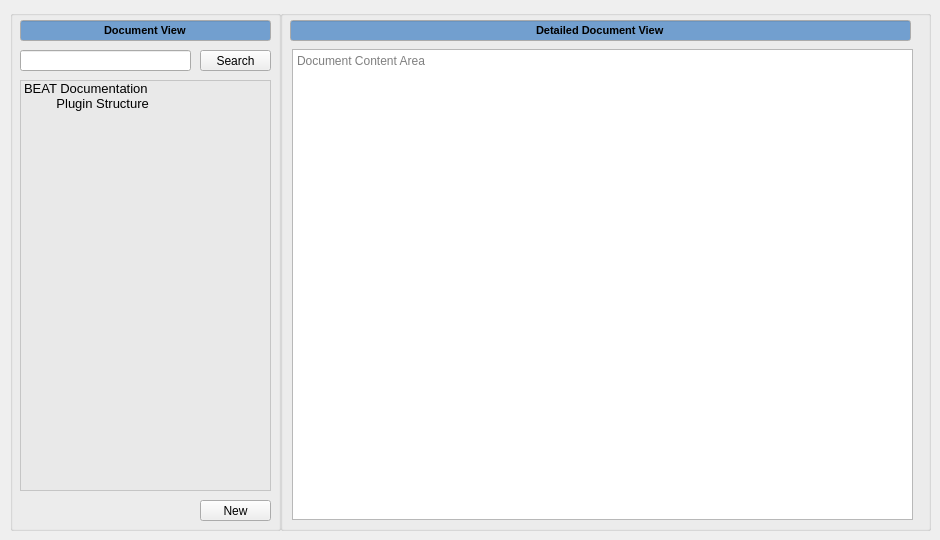
   <widget class="QWidget" name="Documentation">
    <attribute name="title">
     <string>Documentation</string>
    </attribute>
    <widget class="QGroupBox" name="document_view_groupbox">
     <property name="geometry">
      <rect>
       <x>10</x>
       <y>10</y>
       <width>271</width>
       <height>521</height>
      </rect>
     </property>
     <property name="title">
      <string/>
     </property>
     <widget class="QLineEdit" name="document_view_lineedit">
      <property name="geometry">
       <rect>
        <x>10</x>
        <y>10</y>
        <width>251</width>
        <height>21</height>
       </rect>
      </property>
      <property name="palette">
       <palette>
        <active>
         <colorrole role="Base">
          <brush brushstyle="SolidPattern">
           <color alpha="255">
            <red>114</red>
            <green>159</green>
            <blue>207</blue>
           </color>
          </brush>
         </colorrole>
        </active>
        <inactive>
         <colorrole role="Base">
          <brush brushstyle="SolidPattern">
           <color alpha="255">
            <red>114</red>
            <green>159</green>
            <blue>207</blue>
           </color>
          </brush>
         </colorrole>
        </inactive>
        <disabled>
         <colorrole role="Base">
          <brush brushstyle="SolidPattern">
           <color alpha="255">
            <red>255</red>
            <green>255</green>
            <blue>255</blue>
           </color>
          </brush>
         </colorrole>
        </disabled>
       </palette>
      </property>
      <property name="font">
       <font>
        <pointsize>8</pointsize>
        <weight>75</weight>
        <bold>true</bold>
       </font>
      </property>
      <property name="autoFillBackground">
       <bool>false</bool>
      </property>
      <property name="text">
       <string>Document View</string>
      </property>
      <property name="alignment">
       <set>Qt::AlignCenter</set>
      </property>
      <property name="readOnly">
       <bool>true</bool>
      </property>
     </widget>
     <widget class="QLineEdit" name="document_view_search_lineedit">
      <property name="geometry">
       <rect>
        <x>10</x>
        <y>40</y>
        <width>171</width>
        <height>21</height>
       </rect>
      </property>
      <property name="palette">
       <palette>
        <active>
         <colorrole role="WindowText">
          <brush brushstyle="SolidPattern">
           <color alpha="255">
            <red>0</red>
            <green>0</green>
            <blue>0</blue>
           </color>
          </brush>
         </colorrole>
         <colorrole role="Dark">
          <brush brushstyle="SolidPattern">
           <color alpha="255">
            <red>119</red>
            <green>119</green>
            <blue>118</blue>
           </color>
          </brush>
         </colorrole>
         <colorrole role="Mid">
          <brush brushstyle="SolidPattern">
           <color alpha="255">
            <red>159</red>
            <green>159</green>
            <blue>157</blue>
           </color>
          </brush>
         </colorrole>
         <colorrole role="Text">
          <brush brushstyle="SolidPattern">
           <color alpha="255">
            <red>203</red>
            <green>203</green>
            <blue>203</blue>
           </color>
          </brush>
         </colorrole>
         <colorrole role="ButtonText">
          <brush brushstyle="SolidPattern">
           <color alpha="255">
            <red>0</red>
            <green>0</green>
            <blue>0</blue>
           </color>
          </brush>
         </colorrole>
         <colorrole role="Base">
          <brush brushstyle="SolidPattern">
           <color alpha="255">
            <red>255</red>
            <green>255</green>
            <blue>255</blue>
           </color>
          </brush>
         </colorrole>
         <colorrole role="Window">
          <brush brushstyle="SolidPattern">
           <color alpha="255">
            <red>238</red>
            <green>238</green>
            <blue>236</blue>
           </color>
          </brush>
         </colorrole>
         <colorrole role="Shadow">
          <brush brushstyle="SolidPattern">
           <color alpha="255">
            <red>0</red>
            <green>0</green>
            <blue>0</blue>
           </color>
          </brush>
         </colorrole>
         <colorrole role="AlternateBase">
          <brush brushstyle="SolidPattern">
           <color alpha="255">
            <red>184</red>
            <green>184</green>
            <blue>184</blue>
           </color>
          </brush>
         </colorrole>
         <colorrole role="ToolTipBase">
          <brush brushstyle="SolidPattern">
           <color alpha="255">
            <red>255</red>
            <green>255</green>
            <blue>220</blue>
           </color>
          </brush>
         </colorrole>
         <colorrole role="ToolTipText">
          <brush brushstyle="SolidPattern">
           <color alpha="255">
            <red>0</red>
            <green>0</green>
            <blue>0</blue>
           </color>
          </brush>
         </colorrole>
         <colorrole role="PlaceholderText">
          <brush brushstyle="NoBrush">
           <color alpha="128">
            <red>203</red>
            <green>203</green>
            <blue>203</blue>
           </color>
          </brush>
         </colorrole>
        </active>
        <inactive>
         <colorrole role="WindowText">
          <brush brushstyle="SolidPattern">
           <color alpha="255">
            <red>0</red>
            <green>0</green>
            <blue>0</blue>
           </color>
          </brush>
         </colorrole>
         <colorrole role="Dark">
          <brush brushstyle="SolidPattern">
           <color alpha="255">
            <red>119</red>
            <green>119</green>
            <blue>118</blue>
           </color>
          </brush>
         </colorrole>
         <colorrole role="Mid">
          <brush brushstyle="SolidPattern">
           <color alpha="255">
            <red>159</red>
            <green>159</green>
            <blue>157</blue>
           </color>
          </brush>
         </colorrole>
         <colorrole role="Text">
          <brush brushstyle="SolidPattern">
           <color alpha="255">
            <red>203</red>
            <green>203</green>
            <blue>203</blue>
           </color>
          </brush>
         </colorrole>
         <colorrole role="ButtonText">
          <brush brushstyle="SolidPattern">
           <color alpha="255">
            <red>0</red>
            <green>0</green>
            <blue>0</blue>
           </color>
          </brush>
         </colorrole>
         <colorrole role="Base">
          <brush brushstyle="SolidPattern">
           <color alpha="255">
            <red>255</red>
            <green>255</green>
            <blue>255</blue>
           </color>
          </brush>
         </colorrole>
         <colorrole role="Window">
          <brush brushstyle="SolidPattern">
           <color alpha="255">
            <red>238</red>
            <green>238</green>
            <blue>236</blue>
           </color>
          </brush>
         </colorrole>
         <colorrole role="Shadow">
          <brush brushstyle="SolidPattern">
           <color alpha="255">
            <red>0</red>
            <green>0</green>
            <blue>0</blue>
           </color>
          </brush>
         </colorrole>
         <colorrole role="AlternateBase">
          <brush brushstyle="SolidPattern">
           <color alpha="255">
            <red>184</red>
            <green>184</green>
            <blue>184</blue>
           </color>
          </brush>
         </colorrole>
         <colorrole role="ToolTipBase">
          <brush brushstyle="SolidPattern">
           <color alpha="255">
            <red>255</red>
            <green>255</green>
            <blue>220</blue>
           </color>
          </brush>
         </colorrole>
         <colorrole role="ToolTipText">
          <brush brushstyle="SolidPattern">
           <color alpha="255">
            <red>0</red>
            <green>0</green>
            <blue>0</blue>
           </color>
          </brush>
         </colorrole>
         <colorrole role="PlaceholderText">
          <brush brushstyle="NoBrush">
           <color alpha="128">
            <red>203</red>
            <green>203</green>
            <blue>203</blue>
           </color>
          </brush>
         </colorrole>
        </inactive>
        <disabled>
         <colorrole role="WindowText">
          <brush brushstyle="SolidPattern">
           <color alpha="255">
            <red>119</red>
            <green>119</green>
            <blue>118</blue>
           </color>
          </brush>
         </colorrole>
         <colorrole role="Dark">
          <brush brushstyle="SolidPattern">
           <color alpha="255">
            <red>119</red>
            <green>119</green>
            <blue>118</blue>
           </color>
          </brush>
         </colorrole>
         <colorrole role="Mid">
          <brush brushstyle="SolidPattern">
           <color alpha="255">
            <red>159</red>
            <green>159</green>
            <blue>157</blue>
           </color>
          </brush>
         </colorrole>
         <colorrole role="Text">
          <brush brushstyle="SolidPattern">
           <color alpha="255">
            <red>119</red>
            <green>119</green>
            <blue>118</blue>
           </color>
          </brush>
         </colorrole>
         <colorrole role="ButtonText">
          <brush brushstyle="SolidPattern">
           <color alpha="255">
            <red>119</red>
            <green>119</green>
            <blue>118</blue>
           </color>
          </brush>
         </colorrole>
         <colorrole role="Base">
          <brush brushstyle="SolidPattern">
           <color alpha="255">
            <red>238</red>
            <green>238</green>
            <blue>236</blue>
           </color>
          </brush>
         </colorrole>
         <colorrole role="Window">
          <brush brushstyle="SolidPattern">
           <color alpha="255">
            <red>238</red>
            <green>238</green>
            <blue>236</blue>
           </color>
          </brush>
         </colorrole>
         <colorrole role="Shadow">
          <brush brushstyle="SolidPattern">
           <color alpha="255">
            <red>0</red>
            <green>0</green>
            <blue>0</blue>
           </color>
          </brush>
         </colorrole>
         <colorrole role="AlternateBase">
          <brush brushstyle="SolidPattern">
           <color alpha="255">
            <red>184</red>
            <green>184</green>
            <blue>184</blue>
           </color>
          </brush>
         </colorrole>
         <colorrole role="ToolTipBase">
          <brush brushstyle="SolidPattern">
           <color alpha="255">
            <red>255</red>
            <green>255</green>
            <blue>220</blue>
           </color>
          </brush>
         </colorrole>
         <colorrole role="ToolTipText">
          <brush brushstyle="SolidPattern">
           <color alpha="255">
            <red>0</red>
            <green>0</green>
            <blue>0</blue>
           </color>
          </brush>
         </colorrole>
         <colorrole role="PlaceholderText">
          <brush brushstyle="NoBrush">
           <color alpha="128">
            <red>203</red>
            <green>203</green>
            <blue>203</blue>
           </color>
          </brush>
         </colorrole>
        </disabled>
       </palette>
      </property>
      <property name="font">
       <font>
        <pointsize>8</pointsize>
       </font>
      </property>
      <property name="text">
       <string/>
      </property>
     </widget>
     <widget class="QPushButton" name="document_view_search_button">
      <property name="geometry">
       <rect>
        <x>190</x>
        <y>40</y>
        <width>71</width>
        <height>21</height>
       </rect>
      </property>
      <property name="text">
       <string>Search</string>
      </property>
     </widget>
     <widget class="QListWidget" name="document_view_listwidget">
      <property name="geometry">
       <rect>
        <x>10</x>
        <y>70</y>
        <width>251</width>
        <height>411</height>
       </rect>
      </property>
      <property name="palette">
       <palette>
        <active>
         <colorrole role="WindowText">
          <brush brushstyle="SolidPattern">
           <color alpha="255">
            <red>0</red>
            <green>0</green>
            <blue>0</blue>
           </color>
          </brush>
         </colorrole>
         <colorrole role="Button">
          <brush brushstyle="SolidPattern">
           <color alpha="255">
            <red>255</red>
            <green>255</green>
            <blue>255</blue>
           </color>
          </brush>
         </colorrole>
         <colorrole role="Light">
          <brush brushstyle="SolidPattern">
           <color alpha="255">
            <red>255</red>
            <green>255</green>
            <blue>255</blue>
           </color>
          </brush>
         </colorrole>
         <colorrole role="Midlight">
          <brush brushstyle="SolidPattern">
           <color alpha="255">
            <red>255</red>
            <green>255</green>
            <blue>255</blue>
           </color>
          </brush>
         </colorrole>
         <colorrole role="Dark">
          <brush brushstyle="SolidPattern">
           <color alpha="255">
            <red>127</red>
            <green>127</green>
            <blue>127</blue>
           </color>
          </brush>
         </colorrole>
         <colorrole role="Mid">
          <brush brushstyle="SolidPattern">
           <color alpha="255">
            <red>170</red>
            <green>170</green>
            <blue>170</blue>
           </color>
          </brush>
         </colorrole>
         <colorrole role="Text">
          <brush brushstyle="SolidPattern">
           <color alpha="255">
            <red>0</red>
            <green>0</green>
            <blue>0</blue>
           </color>
          </brush>
         </colorrole>
         <colorrole role="BrightText">
          <brush brushstyle="SolidPattern">
           <color alpha="255">
            <red>255</red>
            <green>255</green>
            <blue>255</blue>
           </color>
          </brush>
         </colorrole>
         <colorrole role="Base">
          <brush brushstyle="SolidPattern">
           <color alpha="142">
            <red>229</red>
            <green>229</green>
            <blue>229</blue>
           </color>
          </brush>
         </colorrole>
         <colorrole role="Window">
          <brush brushstyle="SolidPattern">
           <color alpha="255">
            <red>255</red>
            <green>255</green>
            <blue>255</blue>
           </color>
          </brush>
         </colorrole>
         <colorrole role="Shadow">
          <brush brushstyle="SolidPattern">
           <color alpha="255">
            <red>0</red>
            <green>0</green>
            <blue>0</blue>
           </color>
          </brush>
         </colorrole>
         <colorrole role="AlternateBase">
          <brush brushstyle="SolidPattern">
           <color alpha="255">
            <red>255</red>
            <green>255</green>
            <blue>255</blue>
           </color>
          </brush>
         </colorrole>
         <colorrole role="ToolTipBase">
          <brush brushstyle="SolidPattern">
           <color alpha="255">
            <red>255</red>
            <green>255</green>
            <blue>220</blue>
           </color>
          </brush>
         </colorrole>
         <colorrole role="ToolTipText">
          <brush brushstyle="SolidPattern">
           <color alpha="255">
            <red>0</red>
            <green>0</green>
            <blue>0</blue>
           </color>
          </brush>
         </colorrole>
         <colorrole role="PlaceholderText">
          <brush brushstyle="NoBrush">
           <color alpha="128">
            <red>0</red>
            <green>0</green>
            <blue>0</blue>
           </color>
          </brush>
         </colorrole>
        </active>
        <inactive>
         <colorrole role="WindowText">
          <brush brushstyle="SolidPattern">
           <color alpha="255">
            <red>0</red>
            <green>0</green>
            <blue>0</blue>
           </color>
          </brush>
         </colorrole>
         <colorrole role="Button">
          <brush brushstyle="SolidPattern">
           <color alpha="255">
            <red>255</red>
            <green>255</green>
            <blue>255</blue>
           </color>
          </brush>
         </colorrole>
         <colorrole role="Light">
          <brush brushstyle="SolidPattern">
           <color alpha="255">
            <red>255</red>
            <green>255</green>
            <blue>255</blue>
           </color>
          </brush>
         </colorrole>
         <colorrole role="Midlight">
          <brush brushstyle="SolidPattern">
           <color alpha="255">
            <red>255</red>
            <green>255</green>
            <blue>255</blue>
           </color>
          </brush>
         </colorrole>
         <colorrole role="Dark">
          <brush brushstyle="SolidPattern">
           <color alpha="255">
            <red>127</red>
            <green>127</green>
            <blue>127</blue>
           </color>
          </brush>
         </colorrole>
         <colorrole role="Mid">
          <brush brushstyle="SolidPattern">
           <color alpha="255">
            <red>170</red>
            <green>170</green>
            <blue>170</blue>
           </color>
          </brush>
         </colorrole>
         <colorrole role="Text">
          <brush brushstyle="SolidPattern">
           <color alpha="255">
            <red>0</red>
            <green>0</green>
            <blue>0</blue>
           </color>
          </brush>
         </colorrole>
         <colorrole role="BrightText">
          <brush brushstyle="SolidPattern">
           <color alpha="255">
            <red>255</red>
            <green>255</green>
            <blue>255</blue>
           </color>
          </brush>
         </colorrole>
         <colorrole role="Base">
          <brush brushstyle="SolidPattern">
           <color alpha="142">
            <red>229</red>
            <green>229</green>
            <blue>229</blue>
           </color>
          </brush>
         </colorrole>
         <colorrole role="Window">
          <brush brushstyle="SolidPattern">
           <color alpha="255">
            <red>255</red>
            <green>255</green>
            <blue>255</blue>
           </color>
          </brush>
         </colorrole>
         <colorrole role="Shadow">
          <brush brushstyle="SolidPattern">
           <color alpha="255">
            <red>0</red>
            <green>0</green>
            <blue>0</blue>
           </color>
          </brush>
         </colorrole>
         <colorrole role="AlternateBase">
          <brush brushstyle="SolidPattern">
           <color alpha="255">
            <red>255</red>
            <green>255</green>
            <blue>255</blue>
           </color>
          </brush>
         </colorrole>
         <colorrole role="ToolTipBase">
          <brush brushstyle="SolidPattern">
           <color alpha="255">
            <red>255</red>
            <green>255</green>
            <blue>220</blue>
           </color>
          </brush>
         </colorrole>
         <colorrole role="ToolTipText">
          <brush brushstyle="SolidPattern">
           <color alpha="255">
            <red>0</red>
            <green>0</green>
            <blue>0</blue>
           </color>
          </brush>
         </colorrole>
         <colorrole role="PlaceholderText">
          <brush brushstyle="NoBrush">
           <color alpha="128">
            <red>0</red>
            <green>0</green>
            <blue>0</blue>
           </color>
          </brush>
         </colorrole>
        </inactive>
        <disabled>
         <colorrole role="WindowText">
          <brush brushstyle="SolidPattern">
           <color alpha="255">
            <red>127</red>
            <green>127</green>
            <blue>127</blue>
           </color>
          </brush>
         </colorrole>
         <colorrole role="Button">
          <brush brushstyle="SolidPattern">
           <color alpha="255">
            <red>255</red>
            <green>255</green>
            <blue>255</blue>
           </color>
          </brush>
         </colorrole>
         <colorrole role="Light">
          <brush brushstyle="SolidPattern">
           <color alpha="255">
            <red>255</red>
            <green>255</green>
            <blue>255</blue>
           </color>
          </brush>
         </colorrole>
         <colorrole role="Midlight">
          <brush brushstyle="SolidPattern">
           <color alpha="255">
            <red>255</red>
            <green>255</green>
            <blue>255</blue>
           </color>
          </brush>
         </colorrole>
         <colorrole role="Dark">
          <brush brushstyle="SolidPattern">
           <color alpha="255">
            <red>127</red>
            <green>127</green>
            <blue>127</blue>
           </color>
          </brush>
         </colorrole>
         <colorrole role="Mid">
          <brush brushstyle="SolidPattern">
           <color alpha="255">
            <red>170</red>
            <green>170</green>
            <blue>170</blue>
           </color>
          </brush>
         </colorrole>
         <colorrole role="Text">
          <brush brushstyle="SolidPattern">
           <color alpha="255">
            <red>127</red>
            <green>127</green>
            <blue>127</blue>
           </color>
          </brush>
         </colorrole>
         <colorrole role="BrightText">
          <brush brushstyle="SolidPattern">
           <color alpha="255">
            <red>255</red>
            <green>255</green>
            <blue>255</blue>
           </color>
          </brush>
         </colorrole>
         <colorrole role="Base">
          <brush brushstyle="SolidPattern">
           <color alpha="255">
            <red>255</red>
            <green>255</green>
            <blue>255</blue>
           </color>
          </brush>
         </colorrole>
         <colorrole role="Window">
          <brush brushstyle="SolidPattern">
           <color alpha="255">
            <red>255</red>
            <green>255</green>
            <blue>255</blue>
           </color>
          </brush>
         </colorrole>
         <colorrole role="Shadow">
          <brush brushstyle="SolidPattern">
           <color alpha="255">
            <red>0</red>
            <green>0</green>
            <blue>0</blue>
           </color>
          </brush>
         </colorrole>
         <colorrole role="AlternateBase">
          <brush brushstyle="SolidPattern">
           <color alpha="255">
            <red>255</red>
            <green>255</green>
            <blue>255</blue>
           </color>
          </brush>
         </colorrole>
         <colorrole role="ToolTipBase">
          <brush brushstyle="SolidPattern">
           <color alpha="255">
            <red>255</red>
            <green>255</green>
            <blue>220</blue>
           </color>
          </brush>
         </colorrole>
         <colorrole role="ToolTipText">
          <brush brushstyle="SolidPattern">
           <color alpha="255">
            <red>0</red>
            <green>0</green>
            <blue>0</blue>
           </color>
          </brush>
         </colorrole>
         <colorrole role="PlaceholderText">
          <brush brushstyle="NoBrush">
           <color alpha="128">
            <red>0</red>
            <green>0</green>
            <blue>0</blue>
           </color>
          </brush>
         </colorrole>
        </disabled>
       </palette>
      </property>
      <property name="font">
       <font>
        <pointsize>10</pointsize>
       </font>
      </property>
      <property name="editTriggers">
       <set>QAbstractItemView::DoubleClicked|QAbstractItemView::EditKeyPressed</set>
      </property>
      <property name="resizeMode">
       <enum>QListView::Adjust</enum>
      </property>
      <property name="spacing">
       <number>0</number>
      </property>
      <item>
       <property name="text">
        <string>BEAT Documentation</string>
       </property>
      </item>
      <item>
       <property name="text">
        <string>         Plugin Structure</string>
       </property>
      </item>
     </widget>
     <widget class="QPushButton" name="document_view_new_button">
      <property name="geometry">
       <rect>
        <x>190</x>
        <y>490</y>
        <width>71</width>
        <height>21</height>
       </rect>
      </property>
      <property name="text">
       <string>New</string>
      </property>
     </widget>
    </widget>
    <widget class="QGroupBox" name="detailed_document_view_groupbox">
     <property name="geometry">
      <rect>
       <x>280</x>
       <y>10</y>
       <width>651</width>
       <height>521</height>
      </rect>
     </property>
     <property name="title">
      <string/>
     </property>
     <widget class="QLineEdit" name="detailed_document_view_lineedit">
      <property name="geometry">
       <rect>
        <x>10</x>
        <y>10</y>
        <width>621</width>
        <height>21</height>
       </rect>
      </property>
      <property name="palette">
       <palette>
        <active>
         <colorrole role="Base">
          <brush brushstyle="SolidPattern">
           <color alpha="255">
            <red>114</red>
            <green>159</green>
            <blue>207</blue>
           </color>
          </brush>
         </colorrole>
        </active>
        <inactive>
         <colorrole role="Base">
          <brush brushstyle="SolidPattern">
           <color alpha="255">
            <red>114</red>
            <green>159</green>
            <blue>207</blue>
           </color>
          </brush>
         </colorrole>
        </inactive>
        <disabled>
         <colorrole role="Base">
          <brush brushstyle="SolidPattern">
           <color alpha="255">
            <red>255</red>
            <green>255</green>
            <blue>255</blue>
           </color>
          </brush>
         </colorrole>
        </disabled>
       </palette>
      </property>
      <property name="font">
       <font>
        <pointsize>8</pointsize>
        <weight>75</weight>
        <bold>true</bold>
       </font>
      </property>
      <property name="autoFillBackground">
       <bool>false</bool>
      </property>
      <property name="text">
       <string>Detailed Document View</string>
      </property>
      <property name="alignment">
       <set>Qt::AlignCenter</set>
      </property>
      <property name="readOnly">
       <bool>true</bool>
      </property>
     </widget>
     <widget class="QTextEdit" name="document_content_area_textedit">
      <property name="geometry">
       <rect>
        <x>12</x>
        <y>39</y>
        <width>621</width>
        <height>471</height>
       </rect>
      </property>
      <property name="html">
       <string>&lt;!DOCTYPE HTML PUBLIC &quot;-//W3C//DTD HTML 4.0//EN&quot; &quot;http://www.w3.org/TR/REC-html40/strict.dtd&quot;&gt;
&lt;html&gt;&lt;head&gt;&lt;meta name=&quot;qrichtext&quot; content=&quot;1&quot; /&gt;&lt;style type=&quot;text/css&quot;&gt;
p, li { white-space: pre-wrap; }
&lt;/style&gt;&lt;/head&gt;&lt;body style=&quot; font-family:'MS Shell Dlg 2'; font-size:8pt; font-weight:400; font-style:normal;&quot;&gt;
&lt;p style=&quot;-qt-paragraph-type:empty; margin-top:0px; margin-bottom:0px; margin-left:0px; margin-right:0px; -qt-block-indent:0; text-indent:0px; font-family:'DejaVu Sans'; font-size:12pt;&quot;&gt;&lt;br /&gt;&lt;/p&gt;&lt;/body&gt;&lt;/html&gt;</string>
      </property>
      <property name="placeholderText">
       <string>Document Content Area</string>
      </property>
     </widget>
    </widget>
   </widget>
